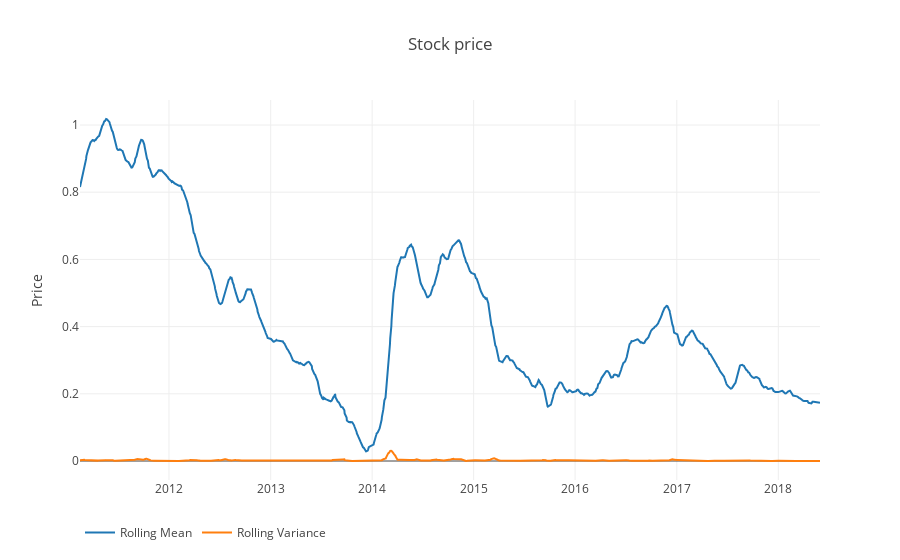

The notebook cell this image was saved under:
### Code cell
ts = df_log['Close']

rolling_stats = da.roll_stats(ts=ts, window=30)
da.plotscatter(rolling_stats)
da.tsplot(ts, lags=30)

### Figure 1 — Plotly figure (JSON) as saved in the notebook; plotly's stock layout.template omitted (floating-point values rounded to 4 significant figures; data arrays with more than 128 entries replaced by an {"elided": "..."} marker saying what was removed)
{"data": [{"name": "Rolling Mean", "type": "scatter", "x": {"elided": "1804 str values"}, "y": {"elided": "1804 float values"}}, {"name": "Rolling Variance", "type": "scatter", "x": {"elided": "1804 str values"}, "y": {"elided": "1804 float values"}}], "layout": {"legend": {"orientation": "h"}, "title": "Stock price", "yaxis": {"title": "Price"}}}
